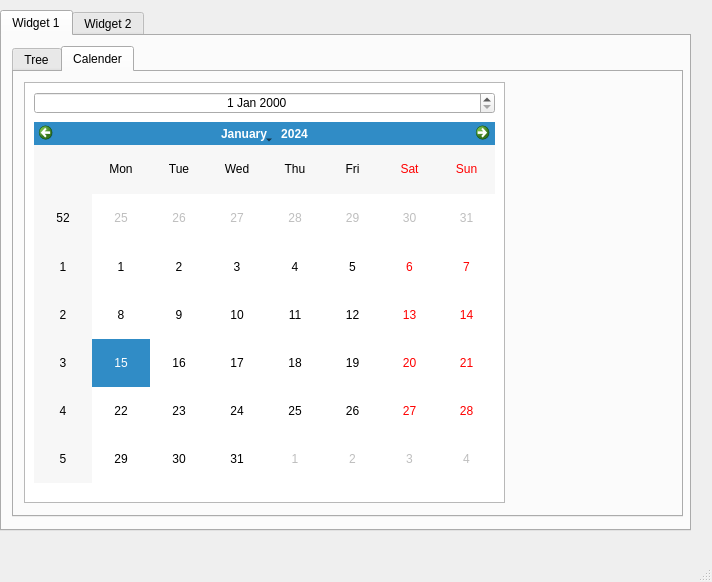
<?xml version="1.0" encoding="UTF-8"?>
<ui version="4.0">
 <class>MainWindow</class>
 <widget class="QMainWindow" name="MainWindow">
  <property name="geometry">
   <rect>
    <x>0</x>
    <y>0</y>
    <width>712</width>
    <height>582</height>
   </rect>
  </property>
  <property name="windowTitle">
   <string>MainWindow</string>
  </property>
  <widget class="QWidget" name="centralwidget">
   <widget class="QTabWidget" name="tabWidget">
    <property name="geometry">
     <rect>
      <x>0</x>
      <y>10</y>
      <width>691</width>
      <height>521</height>
     </rect>
    </property>
    <property name="currentIndex">
     <number>0</number>
    </property>
    <widget class="QWidget" name="tab">
     <attribute name="title">
      <string>Widget 1</string>
     </attribute>
     <widget class="QWidget" name="verticalLayoutWidget">
      <property name="geometry">
       <rect>
        <x>10</x>
        <y>10</y>
        <width>671</width>
        <height>471</height>
       </rect>
      </property>
      <layout class="QVBoxLayout" name="verticalLayout">
       <property name="sizeConstraint">
        <enum>QLayout::SetDefaultConstraint</enum>
       </property>
       <item>
        <widget class="QTabWidget" name="tabWidget_2">
         <property name="currentIndex">
          <number>1</number>
         </property>
         <widget class="QWidget" name="tab_3">
          <attribute name="title">
           <string>Tree</string>
          </attribute>
          <widget class="QTreeWidget" name="treeWidget">
           <property name="geometry">
            <rect>
             <x>10</x>
             <y>10</y>
             <width>641</width>
             <height>421</height>
            </rect>
           </property>
           <column>
            <property name="text">
             <string>Header 1</string>
            </property>
           </column>
           <column>
            <property name="text">
             <string>New Column</string>
            </property>
           </column>
           <item>
            <property name="text">
             <string>Item1</string>
            </property>
            <item>
             <property name="text">
              <string>subitem</string>
             </property>
            </item>
           </item>
          </widget>
         </widget>
         <widget class="QWidget" name="tab_4">
          <attribute name="title">
           <string>Calender</string>
          </attribute>
          <widget class="QTableWidget" name="tableWidget">
           <property name="geometry">
            <rect>
             <x>10</x>
             <y>10</y>
             <width>481</width>
             <height>421</height>
            </rect>
           </property>
          </widget>
          <widget class="QDateEdit" name="dateEdit">
           <property name="geometry">
            <rect>
             <x>20</x>
             <y>20</y>
             <width>461</width>
             <height>22</height>
            </rect>
           </property>
           <property name="alignment">
            <set>Qt::AlignCenter</set>
           </property>
          </widget>
          <widget class="QCalendarWidget" name="calendarWidget">
           <property name="geometry">
            <rect>
             <x>20</x>
             <y>50</y>
             <width>461</width>
             <height>361</height>
            </rect>
           </property>
          </widget>
         </widget>
        </widget>
       </item>
      </layout>
     </widget>
    </widget>
    <widget class="QWidget" name="tab_2">
     <attribute name="title">
      <string>Widget 2</string>
     </attribute>
     <widget class="QGroupBox" name="groupBox">
      <property name="geometry">
       <rect>
        <x>30</x>
        <y>20</y>
        <width>221</width>
        <height>171</height>
       </rect>
      </property>
      <property name="title">
       <string>GroupBox</string>
      </property>
      <widget class="QRadioButton" name="radioButton_3">
       <property name="geometry">
        <rect>
         <x>10</x>
         <y>20</y>
         <width>95</width>
         <height>20</height>
        </rect>
       </property>
       <property name="statusTip">
        <string>This is Default</string>
       </property>
       <property name="text">
        <string>Default</string>
       </property>
       <property name="checked">
        <bool>true</bool>
       </property>
      </widget>
      <widget class="QRadioButton" name="radioButton_2">
       <property name="geometry">
        <rect>
         <x>10</x>
         <y>50</y>
         <width>161</width>
         <height>20</height>
        </rect>
       </property>
       <property name="statusTip">
        <string>This is Option 1</string>
       </property>
       <property name="text">
        <string>Reset Progressbar</string>
       </property>
      </widget>
      <widget class="QRadioButton" name="radioButton">
       <property name="geometry">
        <rect>
         <x>10</x>
         <y>80</y>
         <width>95</width>
         <height>20</height>
        </rect>
       </property>
       <property name="statusTip">
        <string>This is Option 2</string>
       </property>
       <property name="text">
        <string>Option 2</string>
       </property>
      </widget>
     </widget>
     <widget class="QGroupBox" name="groupBox_2">
      <property name="geometry">
       <rect>
        <x>290</x>
        <y>20</y>
        <width>381</width>
        <height>171</height>
       </rect>
      </property>
      <property name="title">
       <string>GroupBox</string>
      </property>
      <widget class="QWidget" name="">
       <property name="geometry">
        <rect>
         <x>30</x>
         <y>30</y>
         <width>341</width>
         <height>131</height>
        </rect>
       </property>
       <layout class="QHBoxLayout" name="horizontalLayout">
        <item>
         <widget class="QDial" name="dial"/>
        </item>
        <item>
         <widget class="QLCDNumber" name="lcdNumber">
          <property name="digitCount">
           <number>2</number>
          </property>
         </widget>
        </item>
       </layout>
      </widget>
     </widget>
     <widget class="QProgressBar" name="progressBar">
      <property name="geometry">
       <rect>
        <x>17</x>
        <y>440</y>
        <width>661</width>
        <height>23</height>
       </rect>
      </property>
      <property name="value">
       <number>24</number>
      </property>
     </widget>
     <widget class="QWidget" name="">
      <property name="geometry">
       <rect>
        <x>10</x>
        <y>210</y>
        <width>331</width>
        <height>211</height>
       </rect>
      </property>
      <layout class="QVBoxLayout" name="verticalLayout_2">
       <item>
        <widget class="QFontComboBox" name="fontComboBox"/>
       </item>
       <item>
        <widget class="QLabel" name="label">
         <property name="text">
          <string/>
         </property>
        </widget>
       </item>
      </layout>
     </widget>
    </widget>
   </widget>
  </widget>
  <widget class="QMenuBar" name="menubar">
   <property name="geometry">
    <rect>
     <x>0</x>
     <y>0</y>
     <width>712</width>
     <height>26</height>
    </rect>
   </property>
  </widget>
  <widget class="QStatusBar" name="statusbar"/>
 </widget>
 <resources/>
 <connections>
  <connection>
   <sender>radioButton_2</sender>
   <signal>clicked()</signal>
   <receiver>progressBar</receiver>
   <slot>reset()</slot>
   <hints>
    <hint type="sourcelabel">
     <x>81</x>
     <y>144</y>
    </hint>
    <hint type="destinationlabel">
     <x>84</x>
     <y>516</y>
    </hint>
   </hints>
  </connection>
  <connection>
   <sender>dial</sender>
   <signal>sliderMoved(int)</signal>
   <receiver>lcdNumber</receiver>
   <slot>display(int)</slot>
   <hints>
    <hint type="sourcelabel">
     <x>344</x>
     <y>170</y>
    </hint>
    <hint type="destinationlabel">
     <x>520</x>
     <y>172</y>
    </hint>
   </hints>
  </connection>
  <connection>
   <sender>fontComboBox</sender>
   <signal>currentTextChanged(QString)</signal>
   <receiver>label</receiver>
   <slot>setText(QString)</slot>
   <hints>
    <hint type="sourcelabel">
     <x>188</x>
     <y>282</y>
    </hint>
    <hint type="destinationlabel">
     <x>188</x>
     <y>309</y>
    </hint>
   </hints>
  </connection>
  <connection>
   <sender>calendarWidget</sender>
   <signal>clicked(QDate)</signal>
   <receiver>dateEdit</receiver>
   <slot>setDate(QDate)</slot>
   <hints>
    <hint type="sourcelabel">
     <x>240</x>
     <y>185</y>
    </hint>
    <hint type="destinationlabel">
     <x>240</x>
     <y>130</y>
    </hint>
   </hints>
  </connection>
 </connections>
</ui>
